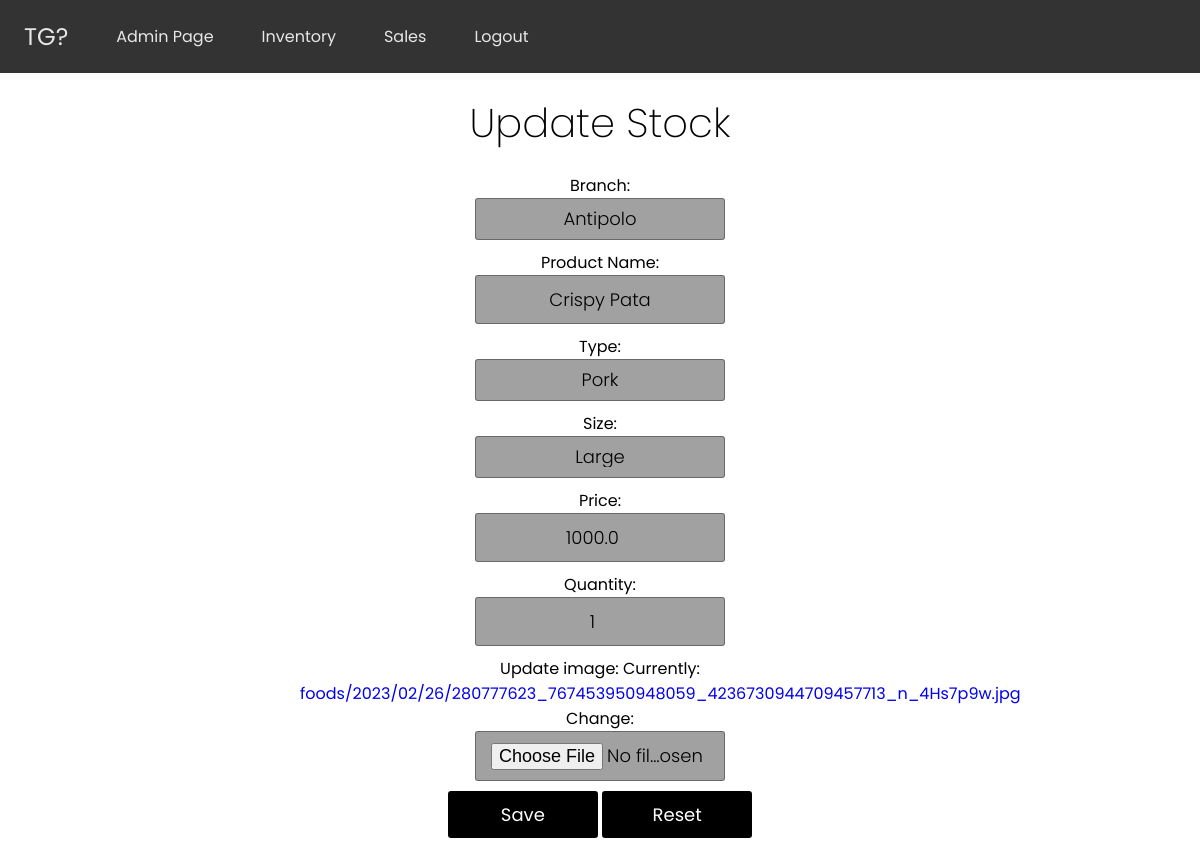
Screenshot of /updatestock/6 (signed in) with the database file from the repository.
### inventoryapp/models.py (models this page shows, shortened)
class Branch(models.Model):
    branch = models.CharField(max_length=50)
    def __str__(self):
        return self.branch

class FoodInventory(models.Model):
    branch = models.ForeignKey(Branch, on_delete=models.CASCADE)
    prod_name = models.CharField(max_length=255)
    prod_type = models.ForeignKey(ProdType, on_delete=models.CASCADE)
    size = models.ForeignKey(Size, on_delete=models.CASCADE)
    price = models.FloatField(max_length=10)
    quantity = models.IntegerField()
    image = models.ImageField(upload_to="foods/%Y/%m/%d/")

class ProdType(models.Model):
    prod_type = models.CharField(max_length=50)
    def __str__(self):
        return self.prod_type

class Size(models.Model):
    size = models.CharField(max_length=10)
    def __str__(self):
        return self.size

### inventoryapp/views.py (the view)
# urls.py: path('updatestock/<str:pk>', views.updatestock, name='updatestock'),
@login_required(login_url="login")
def updatestock(request, pk):
    post = FoodInventory.objects.get(id=pk)
    stockform = StockForm(instance=post)
    if request.method == 'POST':
        stockform = StockForm(request.POST, request.FILES, instance=post)
        if stockform.is_valid():
            stockform.save()
            return redirect('inventory')
    return render(request, 'inventoryapp/updatestock.html', {'form': stockform})

### inventoryapp/forms.py
class StockForm(forms.ModelForm):
    class Meta:
        model = FoodInventory
        fields = "__all__"

### inventoryapp/templates/inventoryapp/updatestock.html (shortened to what this page needs)
{% extends 'inventoryapp/base.html' %}
{% block content %}
<div class="container">
<h1>Update Stock</h1>
  <div class="section-delete">
    <form action="" method="POST" enctype="multipart/form-data">
      <label>Branch: </label>
      {{form.branch}}
      <label>Product Name: </label>
      {{form.prod_name}}
      <label>Type: </label>
      {{form.prod_type}}
      <label>Size: </label>
      {{form.size}}
      <label>Price: </label>
      {{form.price}}
      <label>Quantity: </label>
      {{form.quantity}}
      <label>Update image: </label>
      {{form.image}}
      <div class="btn-flex">
        <button type="submit" class="button-register">Save</button>
        <button type="reset" class="button-register">Reset</button>
      </div>
    </form>
  </div>
</div>
{% endblock %}

### static/css/main.css (style rules this page uses)
* { padding: 0; margin: 0; -webkit-box-sizing: border-box; box-sizing: border-box; font-family: "Poppins", "sans-serif"; }
a { text-decoration: none; }
.container { max-width: 600px; margin: 0 auto; padding: 20px 0; height: 200px; text-align: center; }
.container h1 { font-size: 40px; transition-duration: 1s; transition-timing-function: ease-in-put; font-weight: 200; }
form { padding: 20px 0; position: relative; z-index: 2; }
form input { display: block; appearance: none; outline: 0; border: 1px solid rgba(23, 22, 22, 0.4); background-color: rgba(23, 22, 22, 0.4); width: 250px; border-radius: 3px; padding: 10px 15px; margin: 0 auto 10px auto; text-align: center; font-size: 18px; color: rgb(0, 0, 0); transition-duration: 0.25s; font-weight: 300; }
form button { appearance: none; outline: 0; background-color: rgb(0, 0, 0); border: 0; padding: 10px 15px; color: #ffffff; border-radius: 3px; width: 250px; cursor: pointer; font-size: 18px; transition-duration: 0.25s; }
form .button-register { appearance: none; outline: 0; background-color: rgb(0, 0, 0); border: 0; padding: 10px 15px; color: #ffffff; border-radius: 3px; width: 150px; cursor: pointer; font-size: 18px; transition-duration: 0.25s; }
form select { display: block; appearance: none; outline: 0; border: 1px solid rgba(23, 22, 22, 0.4); background-color: rgba(23, 22, 22, 0.4); width: 250px; border-radius: 3px; padding: 10px 15px; margin: 0 auto 10px auto; text-align: center; font-size: 18px; color: rgb(0, 0, 0); transition-duration: 0.25s; font-weight: 300; }

### rows the page displays
Branch: branch "Antipolo"
FoodInventory: prod_name "Crispy Pata", price "1000.0", quantity "1"
ProdType: prod_type "Pork"
Size: size "Large"
